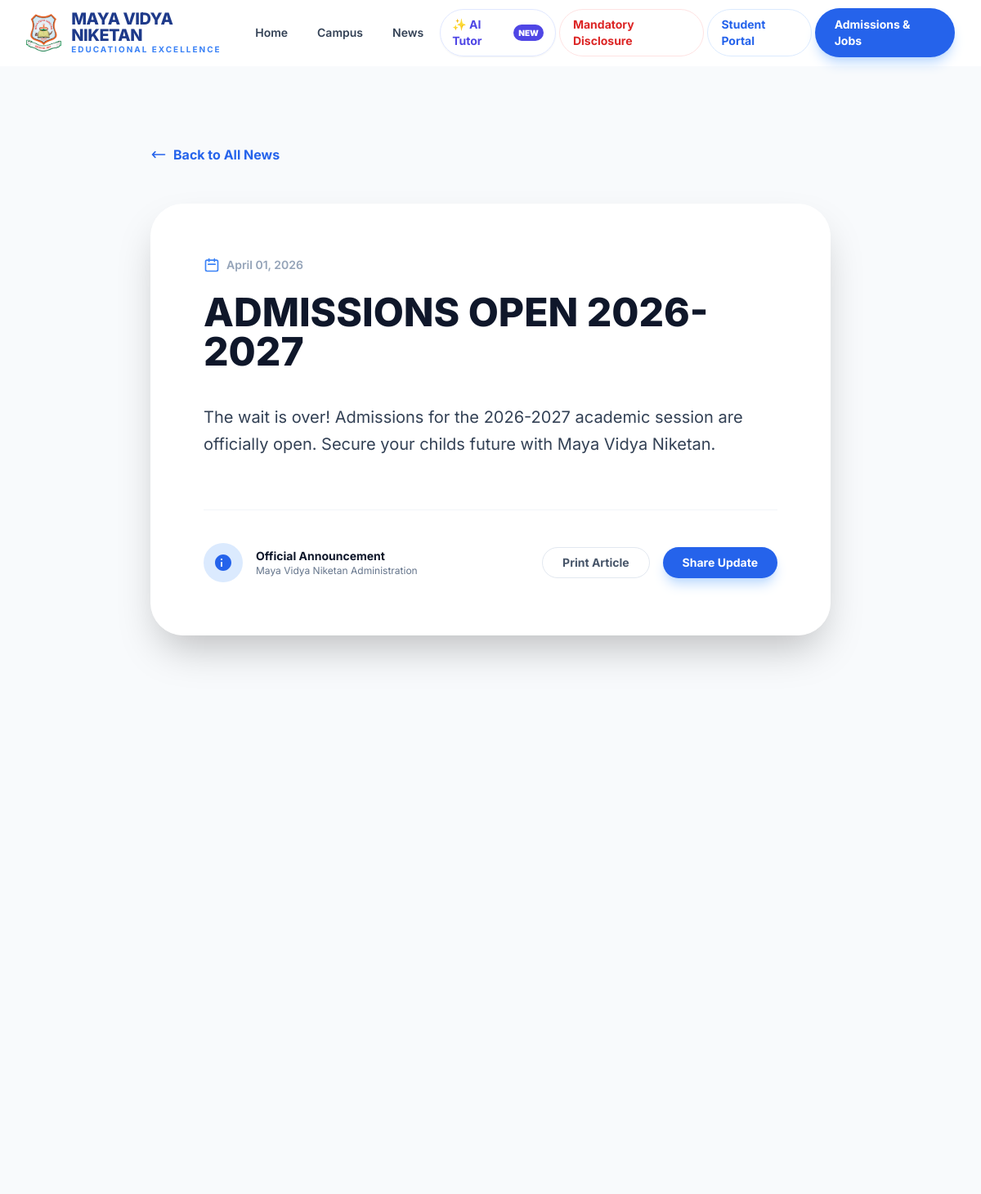
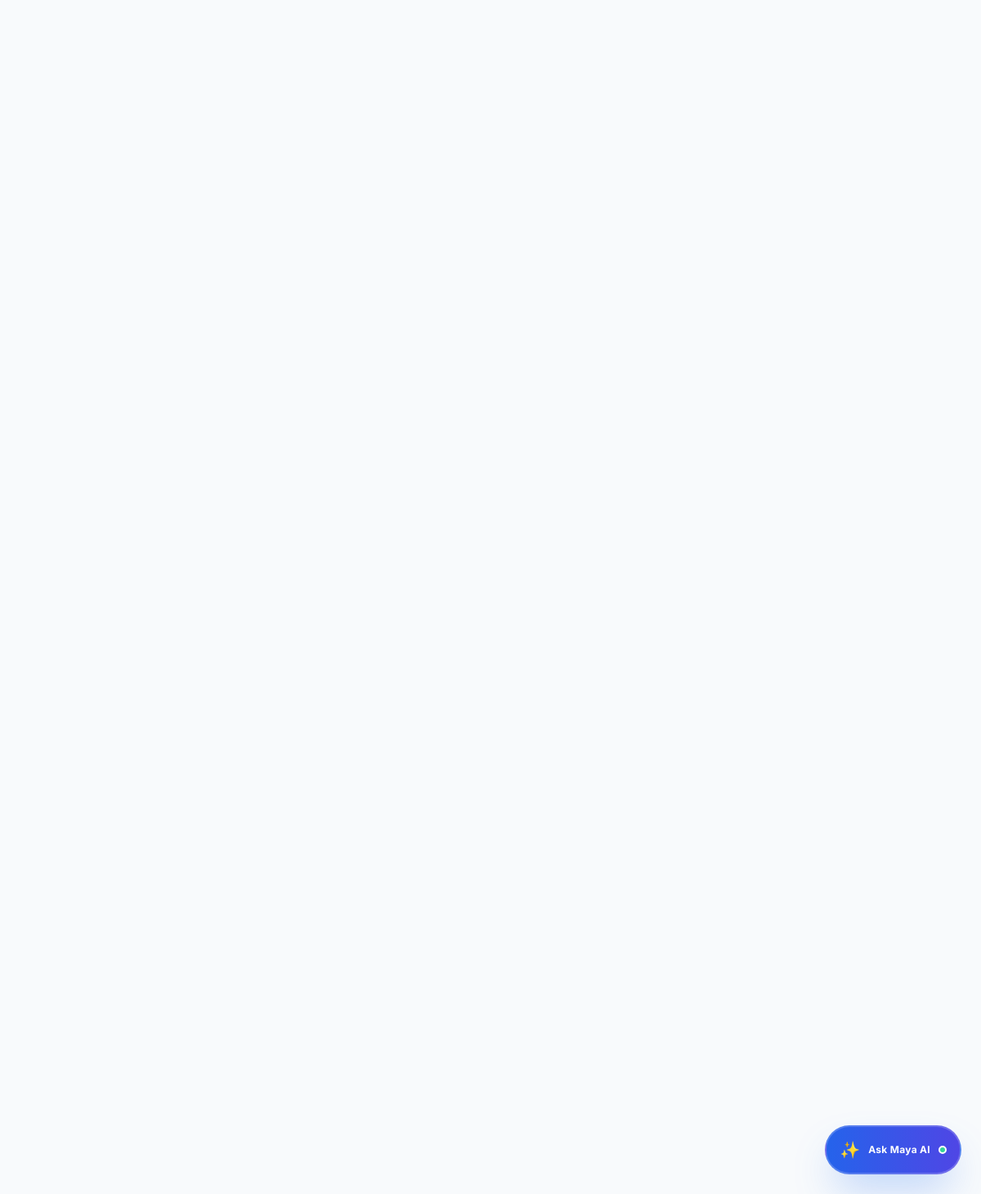
The page /news/2 on the database its author committed (2 pictures, top to bottom).
### tables this page shows
CREATE TABLE news (
    id INTEGER PRIMARY KEY AUTOINCREMENT,
    title VARCHAR(255) NOT NULL,
    content TEXT NOT NULL,
    image_path TEXT,
    date_posted TIMESTAMP DEFAULT CURRENT_TIMESTAMP
);

### app.py (the view)
@app.route('/news/<int:news_id>')
def news_detail(news_id):
    conn = None
    item = None
    try:
        conn = get_db_connection()
        cursor = get_cursor(conn)
        cursor.execute(qmarks('SELECT * FROM news WHERE id = ?'), (news_id,))
        item = cursor.fetchone()
    except Exception as err:
        print(f"Database Error: {err}")
    finally:
        if conn: conn.close()
    if item is None:
        return redirect(url_for('news'))
    return render_template('news_detail.html', item=item)

### app.py (called while the page is built)
def get_cursor(conn):
    if MYSQL_HOST:
        return conn.cursor()
    elif DATABASE_URL:
        return conn.cursor(cursor_factory=psycopg2.extras.DictCursor)
    else:
        return conn.cursor()

def qmarks(query):
    if MYSQL_HOST or DATABASE_URL:
        return query.replace('?', '%s')
    return query

### templates/news_detail.html (shortened to what this page needs)
{% extends "base.html" %}
{% block content %}
<div class="bg-slate-50 py-24 min-h-screen">
    <div class="max-w-4xl mx-auto px-4 sm:px-6 lg:px-8">
        <a href="{{ url_for('news') }}" class="inline-flex items-center text-blue-600 font-bold hover:text-blue-800 transition mb-12 group">
            <svg class="h-5 w-5 mr-2 transform group-hover:-translate-x-1 transition-transform" fill="none" viewBox="0 0 24 24" stroke="currentColor"><path stroke-linecap="round" stroke-linejoin="round" stroke-width="2" d="M7 16l-4-4m0 0l4-4m-4 4h18"></path></svg>
            Back to All News
        </a>
        <div class="bg-white rounded-[2.5rem] shadow-2xl overflow-hidden border border-white p-8 md:p-16" data-aos="fade-up">
            <div class="flex items-center text-slate-400 text-sm font-semibold mb-6">
                <svg class="h-5 w-5 mr-2 text-blue-500" fill="none" viewBox="0 0 24 24" stroke="currentColor"><path stroke-linecap="round" stroke-linejoin="round" stroke-width="2" d="M8 7V3m8 4V3m-9 8h10M5 21h14a2 2 0 002-2V7a2 2 0 00-2-2H5a2 2 0 00-2 2v12a2 2 0 002 2z"></path></svg>
                {{ item.date_posted.strftime('%B %d, %Y') if item.date_posted else 'Recent' }}
            </div>
            <h1 class="text-4xl md:text-5xl font-extrabold text-slate-900 mb-10 leading-tight">{{ item.title }}</h1>
            <div class="prose prose-lg prose-slate max-w-none">
                <p class="text-xl text-slate-700 leading-relaxed whitespace-pre-wrap">{{ item.content }}</p>
            </div>
            <div class="mt-16 pt-10 border-t border-slate-100 flex flex-col sm:flex-row justify-between items-center gap-6">
                <div class="flex items-center gap-4">
                    <div class="w-12 h-12 bg-blue-100 rounded-full flex items-center justify-center text-blue-600">
                        <svg class="w-6 h-6" fill="currentColor" viewBox="0 0 24 24"><path d="M12 2C6.48 2 2 6.48 2 12s4.48 10 10 10 10-4.48 10-10S17.52 2 12 2zm-1 15h-2v-6h2v6zm0-8h-2V7h2v2z"/></svg>
                    </div>
                    <div>
                        <p class="text-sm font-bold text-slate-900">Official Announcement</p>
                        <p class="text-xs text-slate-500">Maya Vidya Niketan Administration</p>
                    </div>
                </div>
                <div class="flex gap-4">
                    <button onclick="window.print()" class="px-6 py-2 rounded-full border border-slate-200 text-slate-600 font-bold text-sm hover:bg-slate-50 transition">Print Article</button>
                    <button class="px-6 py-2 rounded-full bg-blue-600 text-white font-bold text-sm hover:bg-blue-700 transition shadow-lg shadow-blue-200">Share Update</button>
                </div>
            </div>
        </div>
    </div>
</div>
{% endblock %}

### templates/base.html (style rules this page uses)
body { font-family: 'Inter', sans-serif; background-color: #fdfdfd; scroll-behavior: smooth; }

### rows shown on the page
news: date_posted "April 01, 2026", title "ADMISSIONS OPEN 2026-2027", content "The wait is over! Admissions for the 2026-2027 academic session are officially open. Secure your childs future with Maya Vidya Niketan."
